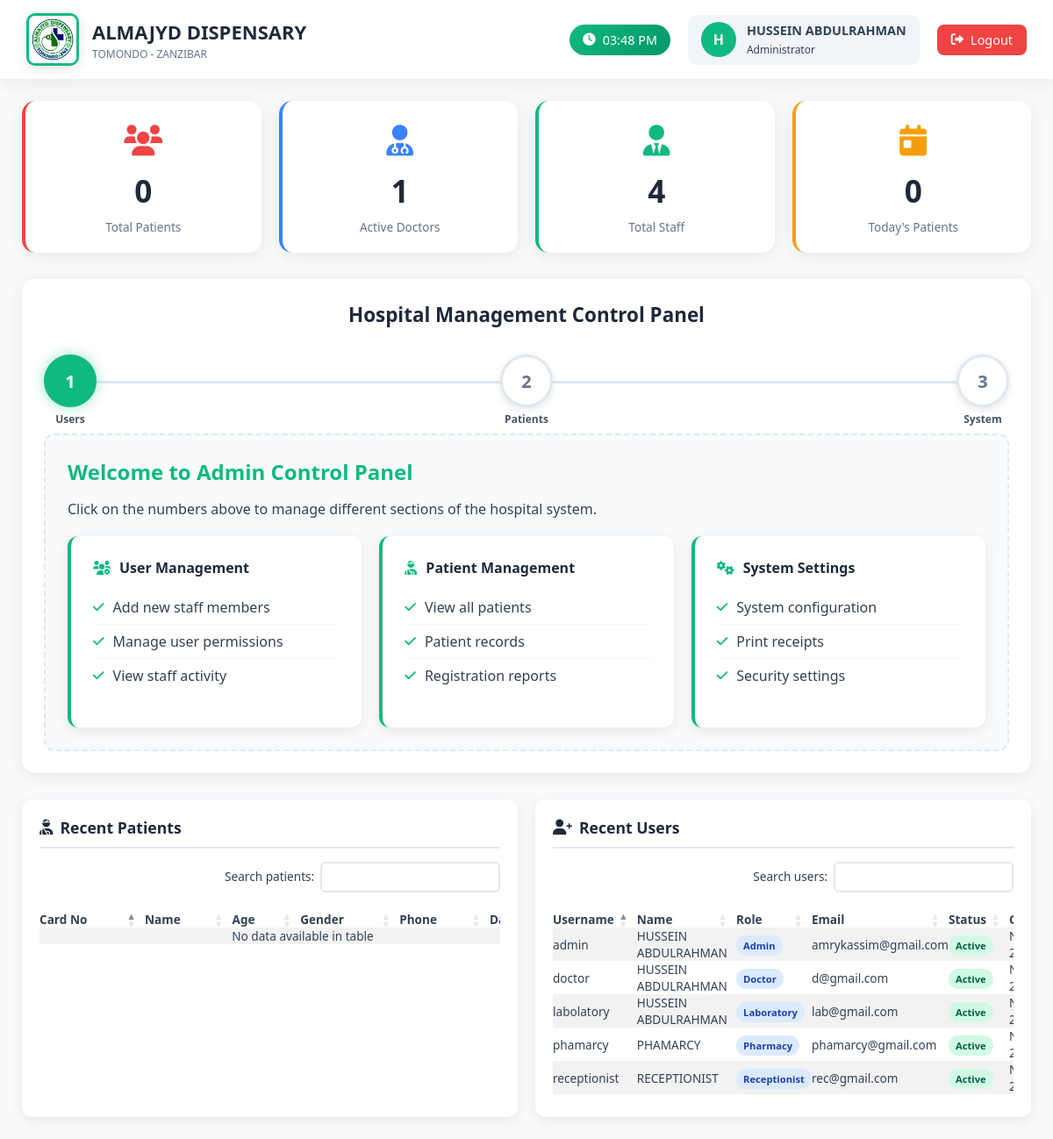
Page /admin/dashboard.php (signed in) on the committed database.
### tables this page shows
CREATE TABLE `users` (
  `id` int(11) NOT NULL,
  `username` varchar(50) NOT NULL,
  `password` varchar(255) NOT NULL,
  `email` varchar(100) DEFAULT NULL,
  `role` enum('admin','doctor','receptionist','laboratory','pharmacy','cashier') NOT NULL,
  `full_name` varchar(100) NOT NULL,
  `phone` varchar(20) DEFAULT NULL,
  `district` varchar(50) DEFAULT NULL,
  `region` varchar(50) DEFAULT NULL,
  `status` enum('active','inactive') DEFAULT 'active',
  `created_at` timestamp NOT NULL DEFAULT current_timestamp(),
  `updated_at` timestamp NOT NULL DEFAULT current_timestamp() ON UPDATE current_timestamp()
);

### admin/dashboard.php (the view, shortened to what this page needs)
<?php
require_once '../config.php';
$total_patients = $pdo->query("SELECT COUNT(*) as total FROM patients")->fetch(PDO::FETCH_ASSOC)['total'];
$total_doctors = $pdo->query("SELECT COUNT(*) as total FROM users WHERE role = 'doctor' AND status = 'active'")->fetch(PDO::FETCH_ASSOC)['total'];
$total_staff = $pdo->query("SELECT COUNT(*) as total FROM users WHERE role != 'admin' AND status = 'active'")->fetch(PDO::FETCH_ASSOC)['total'];
$today_patients = $pdo->query("SELECT COUNT(*) as total FROM patients WHERE DATE(created_at) = CURDATE()")->fetch(PDO::FETCH_ASSOC)['total'];
$recent_users = $pdo->query("SELECT * FROM users ORDER BY created_at DESC LIMIT 5")->fetchAll(PDO::FETCH_ASSOC);
$current_time = date('h:i A');
?>
<!DOCTYPE html>
<html lang="en">
<head>
    <link rel="stylesheet" href="https://cdn.datatables.net/1.13.6/css/dataTables.bootstrap5.min.css">
    <link rel="stylesheet" href="https://cdn.datatables.net/responsive/2.5.0/css/responsive.bootstrap5.min.css">
    <link rel="stylesheet" href="https://cdnjs.cloudflare.com/ajax/libs/font-awesome/6.0.0/css/all.min.css">
</head>
<body>
    <div class="topbar">
        <div class="logo-section">
            <div class="logo">
                <img src="../images/logo.jpg" alt="Almajyd Dispensary Logo">
            </div>
            <div class="clinic-info">
                <h1>ALMAJYD DISPENSARY</h1>
                <p>TOMONDO - ZANZIBAR</p>
            </div>
        </div>
        <div class="user-area">
            <div class="time-display">
                <i class="fas fa-clock"></i>
                <span id="currentTime"><?php echo $current_time; ?></span>
            </div>
            <div class="user">
                <div class="user-avatar">
                    <?php echo strtoupper(substr($_SESSION['full_name'], 0, 1)); ?>
                </div>
                <div>
                    <div style="font-weight:600; font-size: 0.9rem;"><?php echo $_SESSION['full_name']; ?></div>
                    <small style="font-size: 0.75rem;">Administrator</small>
                </div>
            </div>
            <a href="../logout.php" class="logout-btn">
                <i class="fas fa-sign-out-alt"></i>
                Logout
            </a>
        </div>
    </div>
    <div class="main">
        <div class="stats-grid">
            <div class="stat-card patients">
                <div class="stat-icon">
                    <i class="fas fa-users"></i>
                </div>
                <div class="stat-number"><?php echo $total_patients; ?></div>
                <div class="stat-label">Total Patients</div>
            </div>
            <div class="stat-card doctors">
                <div class="stat-icon">
                    <i class="fas fa-user-md"></i>
                </div>
                <div class="stat-number"><?php echo $total_doctors; ?></div>
                <div class="stat-label">Active Doctors</div>
            </div>
            <div class="stat-card staff">
                <div class="stat-icon">
                    <i class="fas fa-user-tie"></i>
                </div>
                <div class="stat-number"><?php echo $total_staff; ?></div>
                <div class="stat-label">Total Staff</div>
            </div>
            <div class="stat-card today">
                <div class="stat-icon">
                    <i class="fas fa-calendar-day"></i>
                </div>
                <div class="stat-number"><?php echo $today_patients; ?></div>
                <div class="stat-label">Today's Patients</div>
            </div>
        </div>
        <div class="steps-container">
            <h2 class="steps-title">Hospital Management Control Panel</h2>
            <div class="steps">
                <div class="step active" onclick="showStep(1)">
                    1
                    <div class="step-label">Users</div>
                </div>
                <div class="step" onclick="showStep(2)">
                    2
                    <div class="step-label">Patients</div>
                </div>
                <div class="step" onclick="showStep(3)">
                    3
                    <div class="step-label">System</div>
                </div>
            </div>
            <div class="content-area" id="content">
                <h2 style="color:#10b981; margin-bottom: 15px;">Welcome to Admin Control Panel</h2>
                <p>Click on the numbers above to manage different sections of the hospital system.</p>
                <div class="action-grid">
                    <div class="action-card" onclick="showStep(1)">
                        <h4><i class="fas fa-users-cog"></i> User Management</h4>
                        <ul class="action-list">
                            <li><i class="fas fa-check"></i> Add new staff members</li>
                            <li><i class="fas fa-check"></i> Manage user permissions</li>
                            <li><i class="fas fa-check"></i> View staff activity</li>
                        </ul>
                    </div>
                    <div class="action-card" onclick="showStep(2)">
                        <h4><i class="fas fa-user-injured"></i> Patient Management</h4>
                        <ul class="action-list">
                            <li><i class="fas fa-check"></i> View all patients</li>
                            <li><i class="fas fa-check"></i> Patient records</li>
                            <li><i class="fas fa-check"></i> Registration reports</li>
                        </ul>
                    </div>
                    <div class="action-card" onclick="showStep(3)">
                        <h4><i class="fas fa-cogs"></i> System Settings</h4>
                        <ul class="action-list">
                            <li><i class="fas fa-check"></i> System configuration</li>
                            <li><i class="fas fa-check"></i> Print receipts</li>
                            <li><i class="fas fa-check"></i> Security settings</li>
                        </ul>
                    </div>
                </div>
            </div>
        </div>
        <div class="tables-grid">
            <div class="table-card">
                <h3><i class="fas fa-user-injured"></i> Recent Patients</h3>
                <div class="table-responsive">
                    <table class="table table-striped table-hover" id="patientsTable" style="width:100%">
                        <thead>
                            <tr>
                                <th>Card No</th>
                                <th>Name</th>
                                <th>Age</th>
                                <th>Gender</th>
                                <th>Phone</th>
                                <th>Date</th>
                            </tr>
                        </thead>
                        <tbody>
                        </tbody>
                    </table>
                </div>
            </div>
            <div class="table-card">
                <h3><i class="fas fa-user-plus"></i> Recent Users</h3>
                <div class="table-responsive">
                    <table class="table table-striped table-hover" id="usersTable" style="width:100%">
                        <thead>
                            <tr>
                                <th>Username</th>
                                <th>Name</th>
                                <th>Role</th>
                                <th>Email</th>
                                <th>Status</th>
                                <th>Created</th>
                            </tr>
                        </thead>
                        <tbody>
                            <?php foreach ($recent_users as $user): ?>
                            <tr>
                                <td><?php echo htmlspecialchars($user['username']); ?></td>
                                <td><?php echo htmlspecialchars($user['full_name']); ?></td>
                                <td>
                                    <span class="badge badge-info">
                                        <?php echo ucfirst($user['role']); ?>
                                    </span>
                                </td>
                                <td><?php echo $user['email'] ?: 'N/A'; ?></td>
                                <td>
                                    <span class="badge <?php echo $user['status'] == 'active' ? 'badge-success' : 'badge-danger'; ?>">
                                        <?php echo ucfirst($user['status']); ?>
                                    </span>
                                </td>
                                <td><?php echo date('M j, Y', strtotime($user['created_at'])); ?></td>
                            </tr>
                            <?php endforeach; ?>
                        </tbody>
                    </table>
                </div>
            </div>
        </div>
    </div>
</body>
</html>

### rows in the picture
users: username "phamarcy", full_name "PHAMARCY", role "Pharmacy", email "phamarcy@gmail.com", status "Active"
users: username "labolatory", full_name "HUSSEIN ABDULRAHMAN", role "Laboratory", email "lab@gmail.com", status "Active"
users: username "doctor", full_name "HUSSEIN ABDULRAHMAN", role "Doctor", email "d@gmail.com", status "Active"
users: username "receptionist", full_name "RECEPTIONIST", role "Receptionist", email "rec@gmail.com", status "Active"
users: username "admin", full_name "HUSSEIN ABDULRAHMAN", role "Admin", email "amrykassim@gmail.com", status "Active"

### other values in the picture
substr($_SESSION['full_name'], 0, 1) "H"
$_SESSION['full_name'] "HUSSEIN ABDULRAHMAN"
$total_patients "0"
$total_doctors "1"
$total_staff "4"
$today_patients "0"
